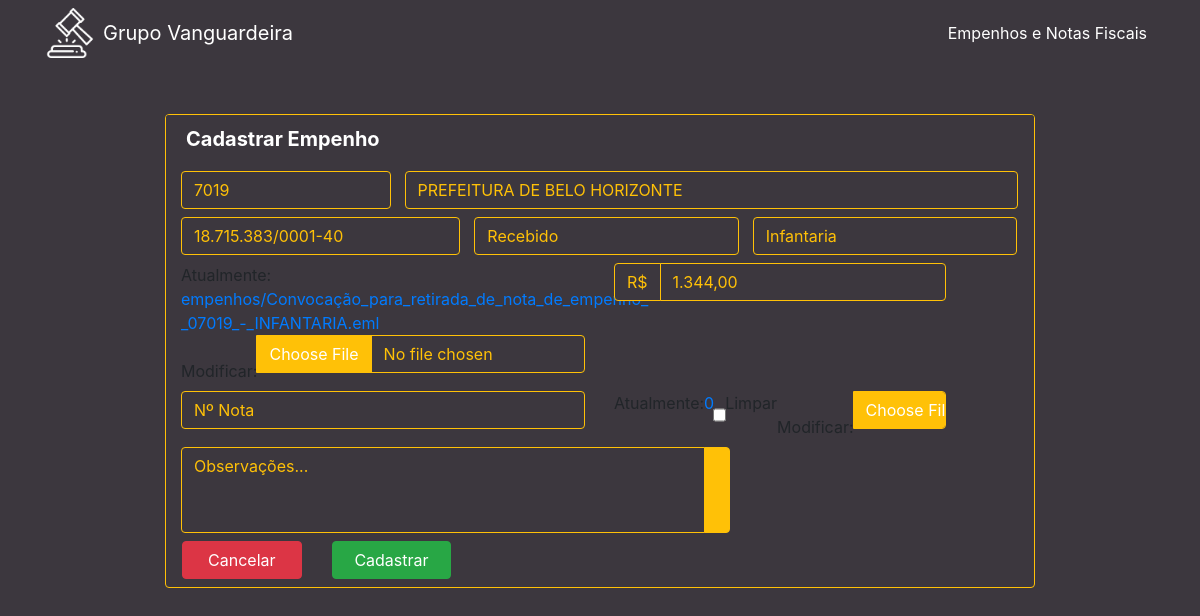
/edit/701/, run on an earlier commit of the app's database.
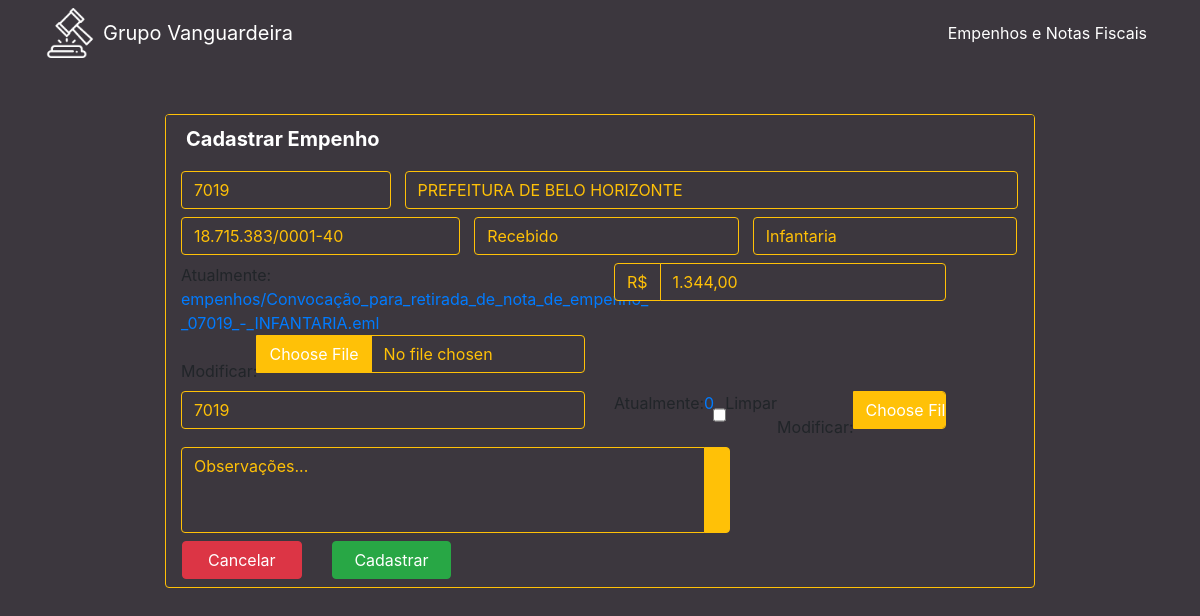
And on a later commit of the database.
### cliente/models.py (models this page shows, shortened)
class Cliente(models.Model):
    numero = models.CharField(max_length=255)
    nome = models.CharField(max_length=255)
    cnpj = models.CharField(max_length=255)
    data_criacao = models.DateTimeField(default=timezone.now)
    categoria = models.ForeignKey(Categoria, on_delete=models.DO_NOTHING)
    empresa = models.ForeignKey(Empresa, on_delete=models.DO_NOTHING)
    empenho = models.FileField(upload_to='empenhos/', max_length=500)
    nfe = models.FileField(upload_to='notas/', max_length=500, default='0', blank=True)
    n_nfe = models.CharField(max_length=255, blank=True)
    descricao = models.TextField(blank=True)
    valor = models.CharField(max_length=255)

### cliente/views.py (the view)
# urls.py: path('edit/<int:pk>/', views.edit, name="edit"),
def edit(request, pk):
    cliente = Cliente.objects.get(pk=pk)
    form = ClienteForm(instance=cliente)
    return render(request, 'cliente/form.html', {'cliente': cliente, 'form': form})

### cliente/form.py
class ClienteForm(ModelForm):
    class Meta:
        model = Cliente
        fields = ['numero', 'nome', 'cnpj', 'data_criacao', 'categoria', 'empresa', 'empenho', 'descricao', 'valor', 'nfe', 'n_nfe']
    def __init__(self, *args, **kwargs):
        super(ClienteForm, self).__init__(*args, **kwargs)
        for field in self.fields:
            self.fields[field]. widget.attrs.update({'class': 'form-control'})

### cliente/models.py (called while the page is built)
    def __str__(self):
        return self.nome

    def __str__(self):
        return self.nome

### cliente/templates/cliente/form.html (shortened to what this page needs)
{% extends 'base.html' %}
{% load widget_tweaks %}
{% block conteudo %}
    <div class="container col-lg-12 center mt-5 w-75">
        <div class="card card-primary card-formulario">
            <div class="card-header">
                <h5 class="card-title mb-0">
                    Cadastrar Empenho
                </h5>
            </div>
            <form action="{% if cliente %}/cliente/update/{{cliente.id}}/{% else %}/cliente/create/{% endif %}" method="POST" enctype="multipart/form-data">
                  <div class="input-group col-12 p-15 my-2">
                    <div class="input-group col-3 p-0">
                      {% render_field form.numero name="numero" type="name" placeholder="Nº Empenho" autocomplete="off"%}
                    </div>
                    <div class="input-group col-9 pr-0">
                      {% render_field form.nome name="nome" id="nome" type="name" placeholder="Nome do cliente" autocomplete="off"%}
                    </div>
                  </div>
                  <div class="input-group col-12 mb-2 p-15">
                    <div class="input-group col-4 p-0" >
                      {% render_field form.cnpj type="text" onblur="checkCnpj(this.value)" id="cpfcnpj" placeholder="CNPJ" autocomplete="off"%}
                    </div>
                    <div class="input-group col-4 pr-0">
                      {% render_field form.categoria name="categoria" id="categoria" placeholder="Categoria" autocomplete="off"%}
                    </div>
                    <div class="input-group col-4 pr-0">
                      {% render_field form.empresa name="empresa" id="empresa" placeholder="Empresa" autocomplete="off"%}
                    </div>
                  </div>
                  <div class="input-group col-12 p-0">
                    <div class="input-group col-6 p-15 mb-2" >
                      {% render_field form.empenho name="empenho" type="file" placeholder="Empenho" autocomplete="off"%}
                    </div>
                    <div class="input-group col-5 p-15 mb-2" >
                      <span class="input-group-text valor" id="span-valor">R$</span>
                      {% render_field form.valor name="valor" type="text" id="valor" placeholder="Valor do empenho" autocomplete="off"%}
                    </div>
                  </div>
                  <div class="input-group col-12 p-0">
                    <div class="input-group col-6 p-15 mb-2" >
                      {% render_field form.n_nfe name="n_nfe" type="name" placeholder="Nº Nota" autocomplete="off"%}
                    </div>
                    <div class="input-group col-5 p-15 mb-2" >
                      {% render_field form.nfe name="nfe" type="file" value="0" placeholder="Nfe" autocomplete="off"%}
                    </div>
                  </div>
                  <div class="input-group col-8 p-15 mb-2" >
                    {% render_field form.descricao rows="3" style="resize:none;" placeholder="Observações..." type="text" autocomplete="off"%}
                    <div class="input-group-append">
                      <div class="input-group-text">
                      </div>
                    </div>
                  </div>
                <div class="row">
                    <div class="col-2 mb-2 ml-3">
                      <a class="btn btn-danger btn-block" href="{{ request.META.HTTP_REFERER }}">Cancelar</a>
                    </div>
                    <div class="col-2 m-0">
                      <button type="submit" class="btn btn-success btn-block" id="submit_button" >Cadastrar</button>
                    </div>
                </div>
            </form>
        </div>
    </div>
{% endblock %}

What changed in the data, as far as the page shows it:
changed Cliente "PREFEITURA DE BELO HORIZONTE": n_nfe (not shown) → "7019"
